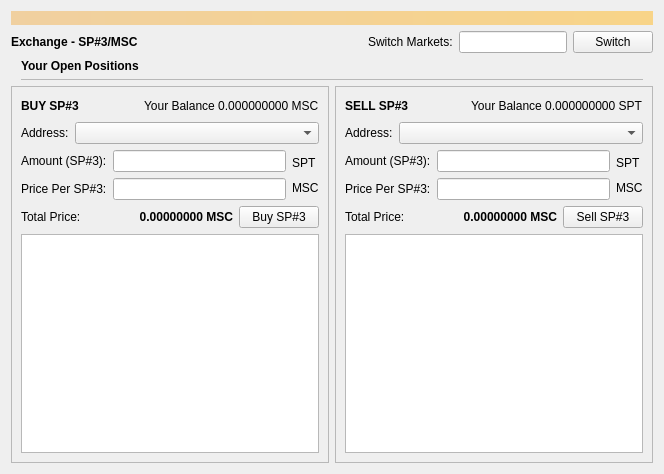
<?xml version="1.0" encoding="UTF-8"?>
<ui version="4.0">
 <class>MetaDExDialog</class>
 <widget class="QWidget" name="MetaDExDialog">
  <property name="geometry">
   <rect>
    <x>0</x>
    <y>0</y>
    <width>664</width>
    <height>474</height>
   </rect>
  </property>
  <property name="windowTitle">
   <string>Form</string>
  </property>
  <layout class="QVBoxLayout" name="topLayout">
   <item>
    <widget class="QLabel" name="labelAlerts">
     <property name="visible">
      <bool>false</bool>
     </property>
     <property name="styleSheet">
      <string notr="true">background-color: qlineargradient(x1: 0, y1: 0, x2: 1, y2: 0, stop:0 #F0D0A0, stop:1 #F8D488); color:#000000;</string>
     </property>
     <property name="wordWrap">
      <bool>true</bool>
     </property>
     <property name="margin">
      <number>3</number>
     </property>
    </widget>
   </item>
   <item>
    <layout class="QHBoxLayout" name="horizontalLayout_4">
     <property name="topMargin">
      <number>0</number>
     </property>
     <item>
      <widget class="QLabel" name="label">
       <property name="font">
        <font>
         <weight>75</weight>
         <bold>true</bold>
        </font>
       </property>
       <property name="text">
        <string>Exchange - SP#3/MSC</string>
       </property>
      </widget>
     </item>
     <item>
      <spacer name="horizontalSpacer_4">
       <property name="orientation">
        <enum>Qt::Horizontal</enum>
       </property>
       <property name="sizeType">
        <enum>QSizePolicy::Expanding</enum>
       </property>
       <property name="sizeHint" stdset="0">
        <size>
         <width>6</width>
         <height>20</height>
        </size>
       </property>
      </spacer>
     </item>
     <item>
      <widget class="QLabel" name="searchLabel">
       <property name="enabled">
        <bool>true</bool>
       </property>
       <property name="minimumSize">
        <size>
         <width>0</width>
         <height>0</height>
        </size>
       </property>
       <property name="text">
        <string>Switch Markets:</string>
       </property>
       <property name="alignment">
        <set>Qt::AlignLeading|Qt::AlignLeft|Qt::AlignVCenter</set>
       </property>
       <property name="margin">
        <number>0</number>
       </property>
      </widget>
     </item>
     <item>
      <widget class="QLineEdit" name="switchLineEdit">
       <property name="sizePolicy">
        <sizepolicy hsizetype="Preferred" vsizetype="Fixed">
         <horstretch>0</horstretch>
         <verstretch>0</verstretch>
        </sizepolicy>
       </property>
      </widget>
     </item>
     <item>
      <widget class="QPushButton" name="switchButton">
       <property name="text">
        <string>Switch</string>
       </property>
      </widget>
     </item>
    </layout>
   </item>
   <item>
    <layout class="QVBoxLayout" name="verticalLayout_7">
     <property name="leftMargin">
      <number>10</number>
     </property>
     <property name="topMargin">
      <number>0</number>
     </property>
     <property name="rightMargin">
      <number>10</number>
     </property>
     <item>
      <widget class="QLabel" name="propertyIDLabel">
       <property name="font">
        <font>
         <weight>75</weight>
         <bold>true</bold>
        </font>
       </property>
       <property name="styleSheet">
        <string notr="true"/>
       </property>
       <property name="text">
        <string>Your Open Positions</string>
       </property>
      </widget>
     </item>
     <item>
      <widget class="QListWidget" name="listWidget_3">
       <property name="sizePolicy">
        <sizepolicy hsizetype="Expanding" vsizetype="Ignored">
         <horstretch>0</horstretch>
         <verstretch>0</verstretch>
        </sizepolicy>
       </property>
       <property name="minimumSize">
        <size>
         <width>0</width>
         <height>1</height>
        </size>
       </property>
      </widget>
     </item>
    </layout>
   </item>
   <item>
    <layout class="QHBoxLayout" name="horizontalLayout" stretch="1,1">
     <item>
      <layout class="QVBoxLayout" name="verticalLayout_2">
       <item>
        <widget class="QFrame" name="frame">
         <property name="frameShape">
          <enum>QFrame::StyledPanel</enum>
         </property>
         <property name="frameShadow">
          <enum>QFrame::Raised</enum>
         </property>
         <layout class="QVBoxLayout" name="verticalLayout_4">
          <item>
           <layout class="QHBoxLayout" name="horizontalLayout_7">
            <item>
             <layout class="QHBoxLayout" name="horizontalLayout_9">
              <item>
               <widget class="QLabel" name="spInfo">
                <property name="font">
                 <font>
                  <weight>75</weight>
                  <bold>true</bold>
                 </font>
                </property>
                <property name="text">
                 <string>BUY SP#3</string>
                </property>
               </widget>
              </item>
             </layout>
            </item>
            <item>
             <spacer name="horizontalSpacer_6">
              <property name="orientation">
               <enum>Qt::Horizontal</enum>
              </property>
              <property name="sizeHint" stdset="0">
               <size>
                <width>40</width>
                <height>20</height>
               </size>
              </property>
             </spacer>
            </item>
            <item>
             <widget class="QLabel" name="label_2">
              <property name="text">
               <string>Your Balance 0.000000000 MSC</string>
              </property>
             </widget>
            </item>
           </layout>
          </item>
          <item>
           <layout class="QHBoxLayout" name="horizontalLayout_13">
            <property name="topMargin">
             <number>0</number>
            </property>
            <item>
             <widget class="QLabel" name="label_16">
              <property name="text">
               <string>Address:</string>
              </property>
             </widget>
            </item>
            <item>
             <widget class="QComboBox" name="buyAddressCombo">
              <property name="sizePolicy">
               <sizepolicy hsizetype="Expanding" vsizetype="Fixed">
                <horstretch>0</horstretch>
                <verstretch>0</verstretch>
               </sizepolicy>
              </property>
             </widget>
            </item>
           </layout>
          </item>
          <item>
           <layout class="QHBoxLayout" name="horizontalLayout_2">
            <property name="topMargin">
             <number>0</number>
            </property>
            <item>
             <layout class="QFormLayout" name="formLayout_2">
              <property name="fieldGrowthPolicy">
               <enum>QFormLayout::AllNonFixedFieldsGrow</enum>
              </property>
              <property name="topMargin">
               <number>0</number>
              </property>
              <item row="0" column="0">
               <widget class="QLabel" name="label_4">
                <property name="text">
                 <string>Amount (SP#3):</string>
                </property>
               </widget>
              </item>
              <item row="0" column="1">
               <widget class="QLineEdit" name="lineEdit"/>
              </item>
              <item row="1" column="1">
               <widget class="QLineEdit" name="lineEdit_2"/>
              </item>
              <item row="1" column="0">
               <widget class="QLabel" name="label_5">
                <property name="text">
                 <string>Price Per SP#3:</string>
                </property>
               </widget>
              </item>
             </layout>
            </item>
            <item>
             <layout class="QHBoxLayout" name="horizontalLayout_5">
              <property name="spacing">
               <number>0</number>
              </property>
              <property name="rightMargin">
               <number>0</number>
              </property>
              <item>
               <layout class="QVBoxLayout" name="verticalLayout_5">
                <property name="spacing">
                 <number>0</number>
                </property>
                <property name="rightMargin">
                 <number>0</number>
                </property>
                <item>
                 <widget class="QLabel" name="label_6">
                  <property name="text">
                   <string>SPT</string>
                  </property>
                 </widget>
                </item>
                <item>
                 <widget class="QLabel" name="label_7">
                  <property name="text">
                   <string>MSC</string>
                  </property>
                 </widget>
                </item>
               </layout>
              </item>
             </layout>
            </item>
           </layout>
          </item>
          <item>
           <layout class="QHBoxLayout" name="horizontalLayout_14">
            <property name="topMargin">
             <number>0</number>
            </property>
            <item>
             <widget class="QLabel" name="label_10">
              <property name="text">
               <string>Total Price:</string>
              </property>
             </widget>
            </item>
            <item>
             <spacer name="horizontalSpacer_2">
              <property name="orientation">
               <enum>Qt::Horizontal</enum>
              </property>
              <property name="sizeHint" stdset="0">
               <size>
                <width>40</width>
                <height>20</height>
               </size>
              </property>
             </spacer>
            </item>
            <item>
             <widget class="QLabel" name="label_14">
              <property name="font">
               <font>
                <weight>75</weight>
                <bold>true</bold>
               </font>
              </property>
              <property name="text">
               <string>0.00000000 MSC</string>
              </property>
              <property name="alignment">
               <set>Qt::AlignRight|Qt::AlignTrailing|Qt::AlignVCenter</set>
              </property>
             </widget>
            </item>
            <item>
             <widget class="QPushButton" name="pushButton">
              <property name="text">
               <string>Buy SP#3</string>
              </property>
             </widget>
            </item>
           </layout>
          </item>
          <item>
           <widget class="QTableWidget" name="buyList">
            <property name="sizePolicy">
             <sizepolicy hsizetype="Expanding" vsizetype="Expanding">
              <horstretch>0</horstretch>
              <verstretch>0</verstretch>
             </sizepolicy>
            </property>
           </widget>
          </item>
         </layout>
        </widget>
       </item>
      </layout>
     </item>
     <item>
      <layout class="QVBoxLayout" name="verticalLayout_3">
       <item>
        <widget class="QFrame" name="rightFrame">
         <property name="frameShape">
          <enum>QFrame::StyledPanel</enum>
         </property>
         <property name="frameShadow">
          <enum>QFrame::Raised</enum>
         </property>
         <layout class="QVBoxLayout" name="verticalLayout">
          <item>
           <layout class="QHBoxLayout" name="tokenHLayout">
            <item>
             <widget class="QLabel" name="tokenInfo">
              <property name="font">
               <font>
                <weight>75</weight>
                <bold>true</bold>
               </font>
              </property>
              <property name="text">
               <string>SELL SP#3</string>
              </property>
             </widget>
            </item>
            <item>
             <spacer name="horizontalSpacer">
              <property name="orientation">
               <enum>Qt::Horizontal</enum>
              </property>
              <property name="sizeHint" stdset="0">
               <size>
                <width>40</width>
                <height>20</height>
               </size>
              </property>
             </spacer>
            </item>
            <item>
             <widget class="QLabel" name="label_3">
              <property name="text">
               <string>Your Balance 0.000000000 SPT</string>
              </property>
             </widget>
            </item>
           </layout>
          </item>
          <item>
           <layout class="QHBoxLayout" name="horizontalLayout_16">
            <property name="topMargin">
             <number>0</number>
            </property>
            <item>
             <widget class="QLabel" name="label_11">
              <property name="text">
               <string>Address:</string>
              </property>
             </widget>
            </item>
            <item>
             <widget class="QComboBox" name="sellAddressCombo">
              <property name="sizePolicy">
               <sizepolicy hsizetype="Expanding" vsizetype="Fixed">
                <horstretch>0</horstretch>
                <verstretch>0</verstretch>
               </sizepolicy>
              </property>
             </widget>
            </item>
           </layout>
          </item>
          <item>
           <layout class="QHBoxLayout" name="horizontalLayout_6">
            <property name="topMargin">
             <number>0</number>
            </property>
            <item>
             <layout class="QFormLayout" name="tokenForm">
              <property name="fieldGrowthPolicy">
               <enum>QFormLayout::AllNonFixedFieldsGrow</enum>
              </property>
              <property name="verticalSpacing">
               <number>6</number>
              </property>
              <item row="0" column="0">
               <widget class="QLabel" name="divisible">
                <property name="text">
                 <string>Amount (SP#3):</string>
                </property>
               </widget>
              </item>
              <item row="0" column="1">
               <widget class="QLineEdit" name="lineEdit_3"/>
              </item>
              <item row="1" column="0">
               <widget class="QLabel" name="issuancetype">
                <property name="text">
                 <string>Price Per SP#3:</string>
                </property>
               </widget>
              </item>
              <item row="1" column="1">
               <widget class="QLineEdit" name="lineEdit_4"/>
              </item>
             </layout>
            </item>
            <item>
             <layout class="QHBoxLayout" name="horizontalLayout_8">
              <property name="spacing">
               <number>0</number>
              </property>
              <property name="topMargin">
               <number>0</number>
              </property>
              <item>
               <layout class="QVBoxLayout" name="verticalLayout_6">
                <property name="spacing">
                 <number>0</number>
                </property>
                <property name="topMargin">
                 <number>0</number>
                </property>
                <item>
                 <widget class="QLabel" name="label_8">
                  <property name="text">
                   <string>SPT</string>
                  </property>
                 </widget>
                </item>
                <item>
                 <widget class="QLabel" name="label_9">
                  <property name="text">
                   <string>MSC</string>
                  </property>
                 </widget>
                </item>
               </layout>
              </item>
             </layout>
            </item>
           </layout>
          </item>
          <item>
           <layout class="QHBoxLayout" name="horizontalLayout_15">
            <property name="topMargin">
             <number>0</number>
            </property>
            <item>
             <widget class="QLabel" name="label_13">
              <property name="text">
               <string>Total Price:</string>
              </property>
             </widget>
            </item>
            <item>
             <spacer name="horizontalSpacer_5">
              <property name="orientation">
               <enum>Qt::Horizontal</enum>
              </property>
              <property name="sizeHint" stdset="0">
               <size>
                <width>40</width>
                <height>20</height>
               </size>
              </property>
             </spacer>
            </item>
            <item>
             <widget class="QLabel" name="label_15">
              <property name="font">
               <font>
                <weight>75</weight>
                <bold>true</bold>
               </font>
              </property>
              <property name="text">
               <string>0.00000000 MSC</string>
              </property>
              <property name="alignment">
               <set>Qt::AlignRight|Qt::AlignTrailing|Qt::AlignVCenter</set>
              </property>
             </widget>
            </item>
            <item>
             <widget class="QPushButton" name="pushButton_2">
              <property name="text">
               <string>Sell SP#3</string>
              </property>
             </widget>
            </item>
           </layout>
          </item>
          <item>
           <widget class="QListWidget" name="sellList">
            <property name="sizePolicy">
             <sizepolicy hsizetype="Expanding" vsizetype="Expanding">
              <horstretch>0</horstretch>
              <verstretch>0</verstretch>
             </sizepolicy>
            </property>
           </widget>
          </item>
         </layout>
        </widget>
       </item>
      </layout>
     </item>
    </layout>
   </item>
  </layout>
 </widget>
 <resources/>
 <connections/>
</ui>
